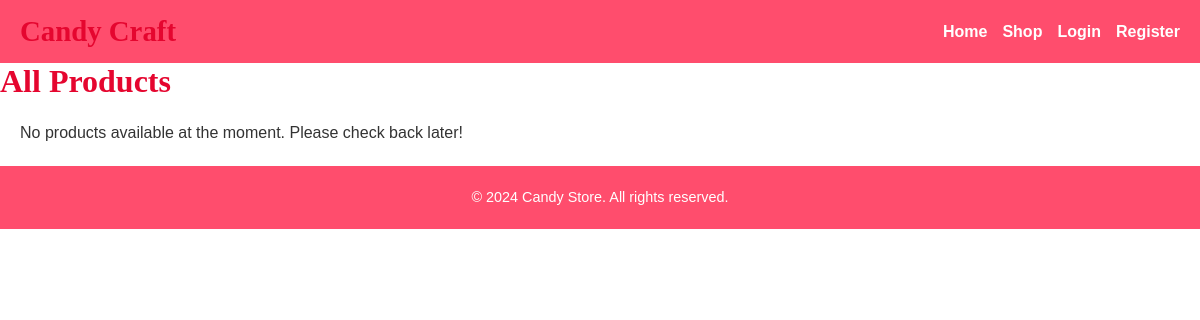
Page /product_list.php on the earlier database version.
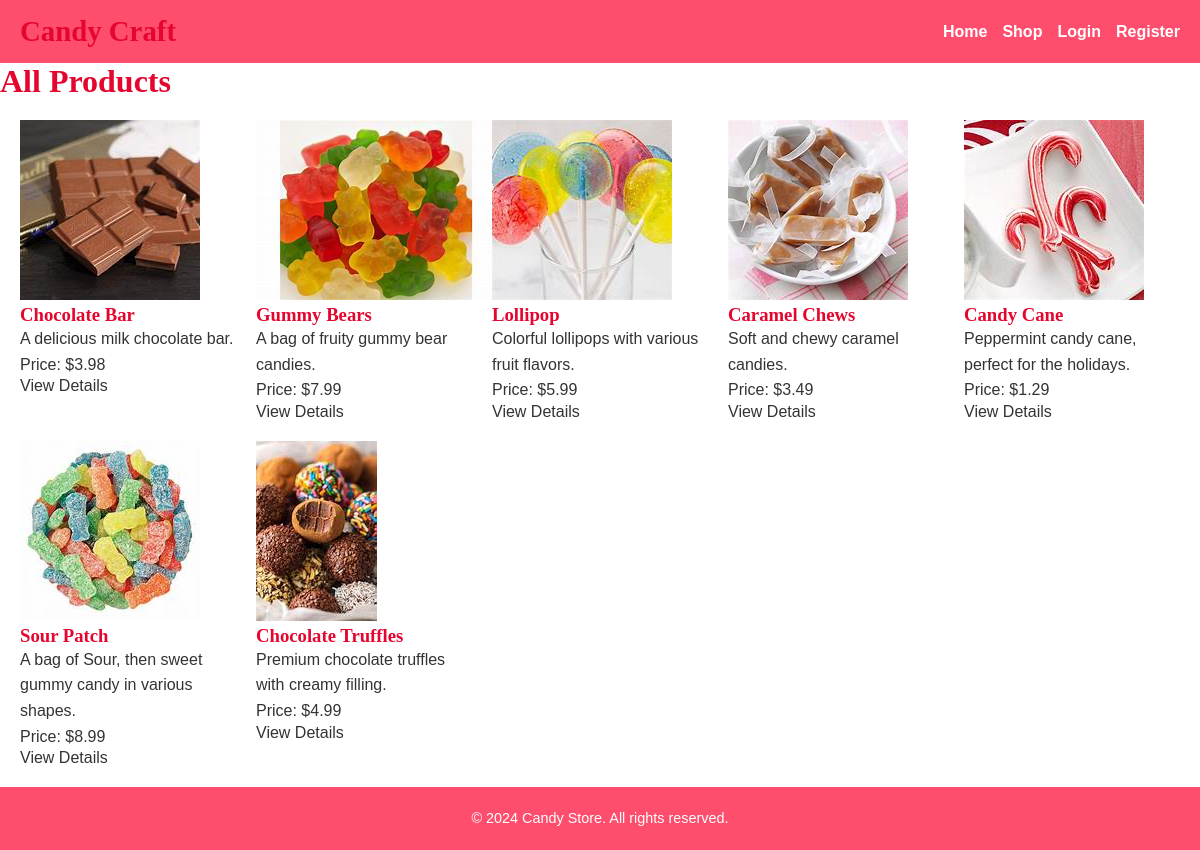
Same page on the later database version.
### tables this page shows
CREATE TABLE `products` (
  `product_id` int(11) NOT NULL,
  `product_name` varchar(255) NOT NULL,
  `description` text DEFAULT NULL,
  `price` decimal(10,2) NOT NULL,
  `image_url` varchar(255) DEFAULT NULL,
  `created_at` timestamp NOT NULL DEFAULT current_timestamp()
);

### product_list.php (the view, shortened to what this page needs)
<?php
include '../includes/dbconnect.php';
include '../includes/header.php';
try {
    $stmt = $conn->prepare("SELECT * FROM products");
    $stmt->execute();
    $products = $stmt->fetchAll(PDO::FETCH_ASSOC);
} catch (Exception $e) {
    $products = [];
    echo "<p>Error fetching products: " . htmlspecialchars($e->getMessage()) . "</p>";
}
?>
<!DOCTYPE html>
<html lang="en">
<head>
    <link rel="stylesheet" href="../assets/css/styles.css">
</head>
<body>
    <div class="container">
        <h1>All Products</h1>
        <div class="product-list">
            <?php if (!empty($products)): ?>
                <?php foreach ($products as $product): ?>
                    <div class="product-card">
                        <?php if (!empty($product['image_url'])): ?>
                            <img src="../<?= htmlspecialchars($product['image_url']) ?>" alt="<?= htmlspecialchars($product['product_name']) ?>" class="product-image">
                        <?php endif; ?>
                        <h3><?= htmlspecialchars($product['product_name']) ?></h3>
                        <p><?= htmlspecialchars($product['description']) ?></p>
                        <p>Price: $<?= htmlspecialchars(number_format($product['price'], 2)) ?></p>
                        <a href="product_details.php?id=<?= urlencode($product['product_id']) ?>">View Details</a>
                    </div>
                <?php endforeach; ?>
            <?php else: ?>
                <p>No products available at the moment. Please check back later!</p>
            <?php endif; ?>
        </div>
    </div>
    <?php include '../includes/footer.php'; ?>
</body>
</html>

### header.php (shortened to what this page needs)
<?php
$userLoggedIn = isset($_SESSION['user']);
?>
<!DOCTYPE html>
<html lang="en">
<head>
    <link rel="stylesheet" href="assets/css/styles.css">
</head>
<body>
<header>
    <div class="logo">
        <a href="./index.php"><h1>Candy Craft</h1></a>
    </div>
    <nav>
        <ul>
            <li><a href="index.php">Home</a></li>
            <li><a href="customer/product_list.php">Shop</a></li>
            <?php if ($userLoggedIn): ?>
                <li><a href="logout.php">Logout</a></li>
            <?php else: ?>
                <li><a href="login.php">Login</a></li>
                <li><a href="register.php">Register</a></li>
            <?php endif; ?>
        </ul>
    </nav>
</header>
<main>

### footer.php
<footer>
    <p>&copy; 2024 Candy Store. All rights reserved.</p>
</footer>
</body>
</html>

### styles.css (style rules this page uses)
body { font-family: 'Poppins', sans-serif; margin: 0; padding: 0; box-sizing: border-box; color: #333; }
h1, h2, h3, h4, h5, h6 { font-family: 'Fredoka One', cursive; color: #e5062f; margin: 0; }
p { font-size: 1rem; line-height: 1.6; margin: 0; }
a { text-decoration: none; color: inherit; }
header { background: #ff4d6d; color: #fff; padding: 15px 20px; display: flex; justify-content: space-between; align-items: center; position: sticky; top: 0; z-index: 1000; }
header h1 { font-size: 1.8rem; }
header nav ul { list-style: none; display: flex; gap: 15px; margin: 0; padding: 0; }
header nav ul li { font-size: 1rem; }
header nav ul li a { color: #fff; font-weight: bold; }
footer { background: #ff4d6d; color: #fff; padding: 20px; text-align: center; }
footer p { margin: 0; font-size: 0.9rem; }
.product-list { display: grid; grid-template-columns: repeat(auto-fit, minmax(200px, 1fr)); gap: 20px; padding: 20px; }

Differences in the rows shown:
added products: image_url (picture), product_name "Chocolate Bar", description "A delicious milk chocolate bar.", price "3.98"
added products: image_url (picture), product_name "Gummy Bears", description "A bag of fruity gummy bear candies.", price "7.99"
added products: image_url (picture), product_name "Lollipop", description "Colorful lollipops with various fruit flavors.", price "5.99"
added products: image_url (picture), product_name "Caramel Chews", description "Soft and chewy caramel candies.", price "3.49"
added products: image_url (picture), product_name "Candy Cane", description "Peppermint candy cane, perfect for the holidays.", price "1.29"
added products: image_url (picture), product_name "Sour Patch", description "A bag of Sour, then sweet gummy candy in various shapes.", price "8.99"
added products: image_url (picture), product_name "Chocolate Truffles", description "Premium chocolate truffles with creamy filling.", price "4.99"
Other differences:
text no longer shown: "No products available at the moment. Please check back later!"
